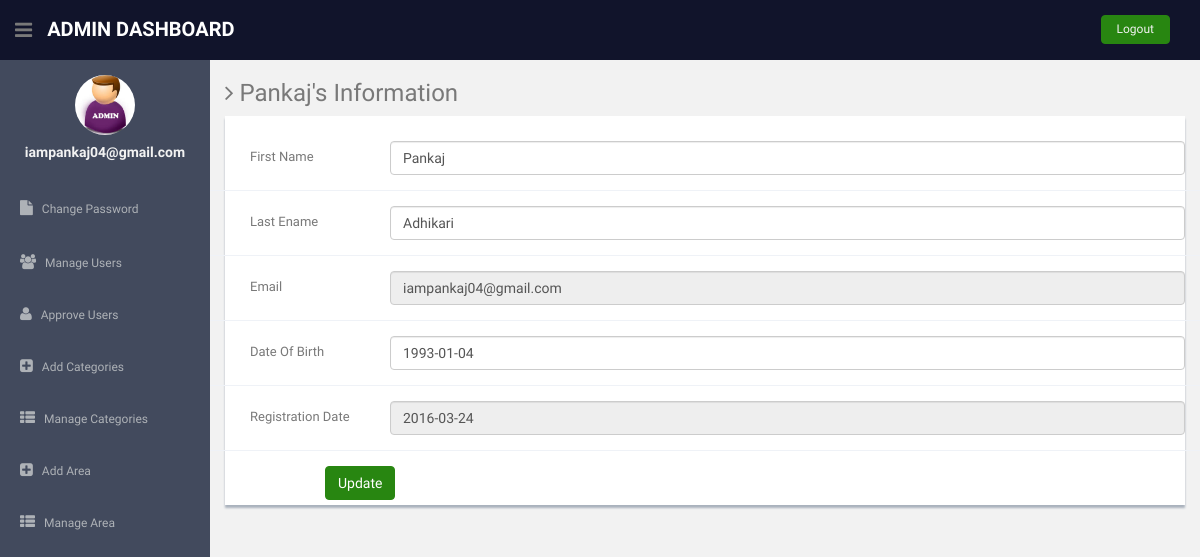
The app's page /admin/update-profile.php?uid=1 (signed in) with its own data.
### tables this page shows
CREATE TABLE IF NOT EXISTS `users` (
  `id` int(11) NOT NULL AUTO_INCREMENT,
  `fname` varchar(255) NOT NULL,
  `lname` varchar(255) NOT NULL,
  `DOB` varchar(40) NOT NULL,
  `email` varchar(255) NOT NULL,
  `password` varchar(300) NOT NULL,
  `usertype` varchar(11) NOT NULL,
  `Country` varchar(20) NOT NULL,
  `State` varchar(20) NOT NULL,
  `City` varchar(20) NOT NULL,
  `Nickname` varchar(20) DEFAULT NULL,
  `posting_date` date NOT NULL,
  `status` varchar(20) NOT NULL DEFAULT 'panding',
  `profile` varchar(100) NOT NULL,
  PRIMARY KEY (`id`)
);

### admin/update-profile.php (the view, shortened to what this page needs)
<!DOCTYPE html>
<html lang="en">
  <head>
    <link href="assets/css/bootstrap.css" rel="stylesheet">
    <link href="assets/font-awesome/css/font-awesome.css" rel="stylesheet" />
    <link href="assets/css/style.css" rel="stylesheet">
    <link href="assets/css/style-responsive.css" rel="stylesheet">
  </head>
  <body>
  <section id="container" >
      <header class="header black-bg">
              <div class="sidebar-toggle-box">
                  <div class="fa fa-bars tooltips" data-placement="right" data-original-title="Toggle Navigation"></div>
              </div>
            <a href="#" class="logo"><b>Admin Dashboard</b></a>
            <div class="top-menu">
            	<ul class="nav pull-right top-menu">
                    <li><a class="logout" href="logout.php">Logout</a></li>
            	</ul>
            </div>
        </header>
      <aside>
          <div id="sidebar"  class="nav-collapse ">
              <ul class="sidebar-menu" id="nav-accordion">
              	  <p class="centered"><a href="#"><img src="assets/img/admin.jpg" class="img-circle" width="60"></a></p>
              	  <h5 class="centered"><?php echo $_SESSION['login'];?></h5>
                  <li class="mt">
                      <a href="change-password.php">
                          <i class="fa fa-file"></i>
                          <span>Change Password</span>
                      </a>
                  </li>
                  <li class="sub-menu">
                      <a href="manage-users.php" >
                          <i class="fa fa-users"></i>
                          <span>Manage Users</span>
                      </a>
                  </li>
                  <li class="sub-menu">
                      <a href="approve-users.php" >
                          <i class="fa fa-user"></i>
                          <span>Approve Users</span>
                      </a>
                  </li>
                  <li class="sub-menu">
                      <a href="add_cat.php" >
                          <i class="fa fa-plus-square"></i>
                          <span>Add Categories</span>
                      </a>
                  </li>
				  <li class="sub-menu">
                      <a href="manage_cat.php" >
                          <i class="fa fa-th-list"></i>
                          <span>Manage Categories</span>
                      </a>
                  </li>
				  <li class="sub-menu">
                      <a href="add_area.php" >
                          <i class="fa fa-plus-square"></i>
                          <span>Add Area</span>
                      </a>
                  </li>
				  <li class="sub-menu">
                      <a href="manage_area.php" >
                          <i class="fa fa-th-list"></i>
                          <span>Manage Area</span>
                      </a>
                  </li>
              </ul>
          </div>
      </aside>
      <?php $ret=mysql_query("select * from users where id='".$_GET['uid']."'");
	  while($row=mysql_fetch_array($ret))
	  {?>
      <section id="main-content">
          <section class="wrapper">
          	<h3><i class="fa fa-angle-right"></i> <?php echo $row['fname'];?>'s Information</h3>
				<div class="row">
                  <div class="col-md-12">
                      <div class="content-panel">
                           <form class="form-horizontal style-form" name="form1" method="post" action="" onSubmit="return valid();">
                          <div class="form-group">
                              <label class="col-sm-2 col-sm-2 control-label" style="padding-left:40px;">First Name </label>
                              <div class="col-sm-10">
                                  <input type="text" class="form-control" name="fname" value="<?php echo $row['fname'];?>" >
                              </div>
                          </div>
                              <div class="form-group">
                              <label class="col-sm-2 col-sm-2 control-label" style="padding-left:40px;">Last Ename</label>
                              <div class="col-sm-10">
                                  <input type="text" class="form-control" name="lname" value="<?php echo $row['lname'];?>" >
                              </div>
                          </div>
                              <div class="form-group">
                              <label class="col-sm-2 col-sm-2 control-label" style="padding-left:40px;">Email </label>
                              <div class="col-sm-10">
                                  <input type="text" class="form-control" name="email" value="<?php echo $row['email'];?>" readonly >
                              </div>
                          </div>
                               <div class="form-group">
                              <label class="col-sm-2 col-sm-2 control-label" style="padding-left:40px;"> Date Of Birth</label>
                              <div class="col-sm-10">
                                  <input type="text" class="form-control" name="contact" value="<?php echo $row['DOB'];?>" >
                              </div>
                          </div>
                            <div class="form-group">
                              <label class="col-sm-2 col-sm-2 control-label" style="padding-left:40px;">Registration Date </label>
                              <div class="col-sm-10">
                                  <input type="text" class="form-control" name="contact" value="<?php echo $row['posting_date'];?>" readonly >
                              </div>
                          </div>
                          <div style="margin-left:100px;">
                          <input type="submit" name="Submit" value="Update" class="btn btn-theme"></div>
                          </form>
                      </div>
                  </div>
              </div>
		</section>
        <?php } ?>
      </section></section>
  </body>
</html>

### admin/assets/css/style.css (style rules this page uses)
body { color: #797979; background: #f2f2f2; font-family: 'Ruda', sans-serif; padding: 0px !important; margin: 0px !important; font-size:13px; }
ul li { list-style: none; }
a, a:hover, a:focus { text-decoration: none; outline: none; }
#container { width: 100%; height: 100%; }
.btn-theme { color: #fff; background-color: #288611; border-color: #288611; }
.centered { text-align: center; }
.mt { margin-top: 25px; }
ul.top-menu > li > .logout { color: #f2f2f2; font-size: 12px; border-radius: 4px; -webkit-border-radius: 4px; border: 1px solid #288611 !important; padding: 5px 15px; margin-right: 15px; background: #288611; margin-top: 15px; }
#sidebar { width: 210px; height: 100%; position: fixed; background: #424a5d; }
#sidebar h5 { color: #f2f2f2; font-weight: 700; }
#sidebar ul li { position: relative; }
ul.sidebar-menu , ul.sidebar-menu li ul.sub { margin: -2px 0 0; padding: 0; }
ul.sidebar-menu { margin-top: 75px; }
ul.sidebar-menu li { margin-bottom: 5px; margin-left:10px; margin-right:10px; }
ul.sidebar-menu li.sub-menu { line-height: 15px; }
ul.sidebar-menu li a span { display: inline-block; }
ul.sidebar-menu li a { color: #aeb2b7; text-decoration: none; display: block; padding: 15px 0 15px 10px; font-size: 12px; outline: none; -webkit-transition: all 0.3s ease; -moz-transition: all 0.3s ease; -o-transition: all 0.3s ease; -ms-transition: all 0.3s ease; transition: all 0.3s ease; }
ul.sidebar-menu li a i { font-size: 15px; padding-right: 6px; }
#main-content { margin-left: 210px; }
.header, .footer { min-height: 60px; padding: 0 15px; }
.header { position: fixed; left: 0; right: 0; z-index: 1002; }
.black-bg { background: #11142B; border-bottom: 1px solid #11142B; }
.wrapper { display: inline-block; margin-top: 60px; padding-left: 15px; padding-right: 15px; padding-bottom: 15px; padding-top: 0px; width: 100%; }
a.logo { font-size: 20px; color: #ffffff; float: left; margin-top: 15px; text-transform: uppercase; }
a.logo b { font-weight: 900; }
#top_menu .nav > li, ul.top-menu > li { float: left; }
ul.top-menu > li > a { color: #666666; font-size: 16px; border-radius: 4px; -webkit-border-radius: 4px; border:1px solid #666666 !important; padding: 2px 6px; margin-right: 15px; }
.sidebar-toggle-box { float: left; padding-right: 15px; margin-top: 20px; }
.sidebar-toggle-box .fa-bars { cursor: pointer; display: inline-block; font-size: 20px; }
.content-panel { background: #ffffff; box-shadow: 0px 3px 2px #aab2bd; padding-top: 15px; padding-bottom: 5px; }
label { font-weight: 400; }
.form-horizontal.style-form .form-group { border-bottom: 1px solid #eff2f7; padding-bottom: 15px; margin-bottom: 15px; }
@media (min-width: 768px) { .form-horizontal .control-label { text-align: left; } }

### records on screen
users: fname "Pankaj", lname "Adhikari", email "iampankaj04@gmail.com", contact "1993-01-04", contact "2016-03-24"

### other values on screen
$_SESSION['login'] "iampankaj04@gmail.com"
